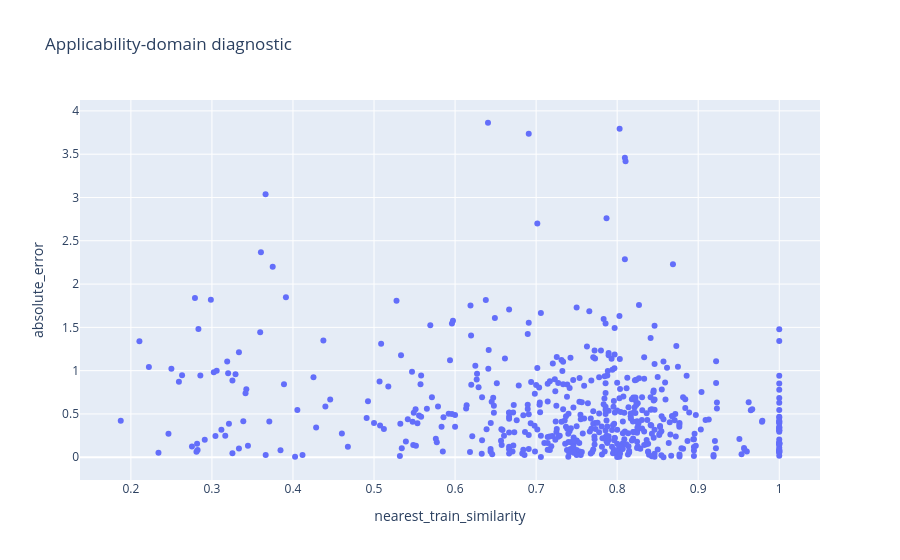

The notebook cell saved with this chart:
### Code cell
applicability_plot_data = applicability.copy()
applicability_plot_data["molecule_chembl_id"] = aggregated.loc[
    test_idx, "molecule_chembl_id"
].to_numpy()
applicability_plot_data["molecule_name"] = aggregated.loc[
    test_idx, "molecule_name"
].to_numpy()
applicability_plot_data["canonical_smiles_rdkit"] = aggregated.loc[
    test_idx, "canonical_smiles_rdkit"
].to_numpy()
applicability_plot = px.scatter(
    applicability_plot_data,
    x="nearest_train_similarity",
    y="absolute_error",
    hover_name="molecule_name",
    hover_data=["molecule_chembl_id", "canonical_smiles_rdkit", "absolute_error"],
    title="Applicability-domain diagnostic",
)
applicability_plot.show()

### Figure 1 — Plotly figure (JSON) as saved in the notebook; plotly's stock layout.template omitted (floating-point values rounded to 4 significant figures; data arrays with more than 128 entries replaced by an {"elided": "..."} marker saying what was removed)
{"data": [{"customdata": {"elided": "538x2 str values"}, "hovertemplate": "<b>%{hovertext}</b><br><br>nearest_train_similarity=%{x}<br>absolute_error=%{y}<br>molecule_chembl_id=%{customdata[0]}<br>canonical_smiles_rdkit=%{customdata[1]}<extra></extra>", "hovertext": {"elided": "538 str values"}, "legendgroup": "", "marker": {"color": "#636efa", "symbol": "circle"}, "mode": "markers", "name": "", "orientation": "v", "showlegend": false, "type": "scatter", "x": {"elided": "538 float values"}, "xaxis": "x", "y": {"elided": "538 float values"}, "yaxis": "y"}], "layout": {"legend": {"tracegroupgap": 0}, "title": {"text": "Applicability-domain diagnostic"}, "xaxis": {"anchor": "y", "domain": [0, 1], "title": {"text": "nearest_train_similarity"}}, "yaxis": {"anchor": "x", "domain": [0, 1], "title": {"text": "absolute_error"}}}}
